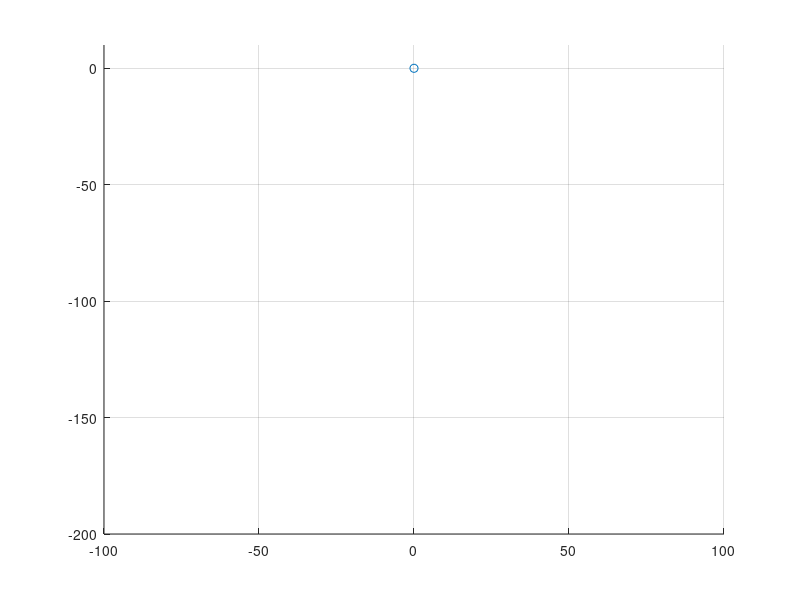

This chart was generated by the following MATLAB code: (Note: this script raises an error after producing the figure.)
%% Test
clear all
clc
load('IphoneCamera.mat')

npics = 25;
plotFlag = true;

if(plotFlag)
   figure; hold on; grid on;
    plot(0,0,'o')
    axis([-100 100 -200 10]);
end
tic
for i = 1:npics
    i/npics*100
    
    filename = [cd,'/images/Circle/Image-' num2str(i,'%05d') '.jpeg'];
    %filename = [cd,'/images/Image-30cm-side.jpeg'];

    img = imread(filename);
    imOrig = imresize(img,[1200,1200]);
%        ims{i} = imOrig;

    [im, newOrigin] = undistortImage(imOrig, cameraParams, 'OutputView', 'full');

    [imagePoints, boardSize] = detectCheckerboardPoints(im);

    squareSize = 25; % in millimeters
    worldPoints = generateCheckerboardPoints(boardSize, squareSize);

    imagePoints = imagePoints + newOrigin; % adds newOrigin to every row of imagePoints

    % Compute rotation and translation of the camera.
    [R, t] = extrinsics(imagePoints, worldPoints, cameraParams);
    ts(i,:) = t;
    
    % Compute camera pose.
    [orientation, location] = extrinsicsToCameraPose(R, t);

    positions(i,1) = location(1)/10;
    positions(i,2) = location(3)/10;
    
    if (plotFlag)
        scatter(positions(i,1),positions(i,2),'r','x');
        %pause(1e-3)
        drawnow()
    end
    
end
toc

